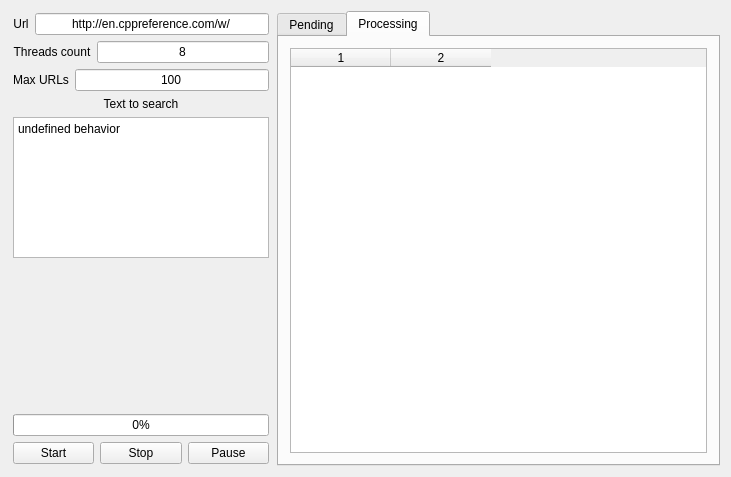
<?xml version="1.0" encoding="UTF-8"?>
<ui version="4.0">
 <class>MainWindow</class>
 <widget class="QMainWindow" name="MainWindow">
  <property name="geometry">
   <rect>
    <x>0</x>
    <y>0</y>
    <width>731</width>
    <height>477</height>
   </rect>
  </property>
  <property name="sizePolicy">
   <sizepolicy hsizetype="Preferred" vsizetype="Preferred">
    <horstretch>1</horstretch>
    <verstretch>0</verstretch>
   </sizepolicy>
  </property>
  <property name="windowTitle">
   <string>MainWindow</string>
  </property>
  <widget class="QWidget" name="widget_main">
   <layout class="QVBoxLayout" name="layout_widget_main">
    <item>
     <layout class="QHBoxLayout" name="layout_main" stretch="0,0">
      <item>
       <layout class="QVBoxLayout" name="layout_options">
        <property name="leftMargin">
         <number>2</number>
        </property>
        <property name="topMargin">
         <number>2</number>
        </property>
        <property name="rightMargin">
         <number>2</number>
        </property>
        <property name="bottomMargin">
         <number>2</number>
        </property>
        <item>
         <layout class="QHBoxLayout" name="layout_url">
          <item>
           <widget class="QLabel" name="label_url">
            <property name="text">
             <string>Url</string>
            </property>
            <property name="alignment">
             <set>Qt::AlignCenter</set>
            </property>
           </widget>
          </item>
          <item>
           <widget class="QLineEdit" name="edit_url">
            <property name="text">
             <string>http://en.cppreference.com/w/</string>
            </property>
            <property name="alignment">
             <set>Qt::AlignCenter</set>
            </property>
           </widget>
          </item>
         </layout>
        </item>
        <item>
         <layout class="QHBoxLayout" name="layout_max_threads_count">
          <item>
           <widget class="QLabel" name="label_max_threads">
            <property name="text">
             <string>Threads count</string>
            </property>
            <property name="alignment">
             <set>Qt::AlignCenter</set>
            </property>
           </widget>
          </item>
          <item>
           <widget class="QLineEdit" name="edit_max_threads">
            <property name="inputMask">
             <string/>
            </property>
            <property name="text">
             <string>8</string>
            </property>
            <property name="maxLength">
             <number>8</number>
            </property>
            <property name="alignment">
             <set>Qt::AlignCenter</set>
            </property>
           </widget>
          </item>
         </layout>
        </item>
        <item>
         <layout class="QHBoxLayout" name="layout_max_urls">
          <item>
           <widget class="QLabel" name="label_max_urls">
            <property name="text">
             <string>Max URLs</string>
            </property>
            <property name="alignment">
             <set>Qt::AlignCenter</set>
            </property>
           </widget>
          </item>
          <item>
           <widget class="QLineEdit" name="edit_max_urls">
            <property name="inputMask">
             <string/>
            </property>
            <property name="text">
             <string>100</string>
            </property>
            <property name="maxLength">
             <number>8</number>
            </property>
            <property name="alignment">
             <set>Qt::AlignCenter</set>
            </property>
           </widget>
          </item>
         </layout>
        </item>
        <item>
         <layout class="QVBoxLayout" name="layout_text_to_search">
          <item>
           <widget class="QLabel" name="label_text_to_search">
            <property name="text">
             <string>Text to search</string>
            </property>
            <property name="alignment">
             <set>Qt::AlignCenter</set>
            </property>
           </widget>
          </item>
          <item>
           <widget class="QPlainTextEdit" name="edit_text_to_search">
            <property name="sizePolicy">
             <sizepolicy hsizetype="Preferred" vsizetype="Preferred">
              <horstretch>0</horstretch>
              <verstretch>0</verstretch>
             </sizepolicy>
            </property>
            <property name="plainText">
             <string>undefined behavior</string>
            </property>
           </widget>
          </item>
          <item>
           <spacer name="spacer_text_to_search">
            <property name="orientation">
             <enum>Qt::Vertical</enum>
            </property>
            <property name="sizeType">
             <enum>QSizePolicy::MinimumExpanding</enum>
            </property>
            <property name="sizeHint" stdset="0">
             <size>
              <width>20</width>
              <height>150</height>
             </size>
            </property>
           </spacer>
          </item>
         </layout>
        </item>
        <item>
         <layout class="QVBoxLayout" name="verticalLayout">
          <item>
           <widget class="QProgressBar" name="progress">
            <property name="value">
             <number>0</number>
            </property>
           </widget>
          </item>
          <item>
           <layout class="QHBoxLayout" name="horizontalLayout">
            <item>
             <widget class="QPushButton" name="button_start">
              <property name="text">
               <string>Start</string>
              </property>
              <property name="autoRepeatDelay">
               <number>300</number>
              </property>
              <property name="autoRepeatInterval">
               <number>100</number>
              </property>
             </widget>
            </item>
            <item>
             <widget class="QPushButton" name="button_stop">
              <property name="text">
               <string>Stop</string>
              </property>
             </widget>
            </item>
            <item>
             <widget class="QPushButton" name="button_pause">
              <property name="text">
               <string>Pause</string>
              </property>
              <property name="autoRepeatDelay">
               <number>300</number>
              </property>
              <property name="autoRepeatInterval">
               <number>100</number>
              </property>
             </widget>
            </item>
           </layout>
          </item>
         </layout>
        </item>
       </layout>
      </item>
      <item>
       <widget class="QTabWidget" name="progress_tabs">
        <property name="sizePolicy">
         <sizepolicy hsizetype="Expanding" vsizetype="Expanding">
          <horstretch>1</horstretch>
          <verstretch>0</verstretch>
         </sizepolicy>
        </property>
        <property name="currentIndex">
         <number>1</number>
        </property>
        <widget class="QWidget" name="tab_pending">
         <property name="sizePolicy">
          <sizepolicy hsizetype="Maximum" vsizetype="Maximum">
           <horstretch>1</horstretch>
           <verstretch>1</verstretch>
          </sizepolicy>
         </property>
         <attribute name="title">
          <string>Pending</string>
         </attribute>
         <layout class="QVBoxLayout" name="layout_tab_pending">
          <property name="spacing">
           <number>6</number>
          </property>
          <property name="leftMargin">
           <number>9</number>
          </property>
          <property name="topMargin">
           <number>9</number>
          </property>
          <property name="rightMargin">
           <number>9</number>
          </property>
          <property name="bottomMargin">
           <number>9</number>
          </property>
          <item>
           <widget class="QListWidget" name="list_pending">
            <property name="sizePolicy">
             <sizepolicy hsizetype="Preferred" vsizetype="Preferred">
              <horstretch>0</horstretch>
              <verstretch>1</verstretch>
             </sizepolicy>
            </property>
            <property name="editTriggers">
             <set>QAbstractItemView::NoEditTriggers</set>
            </property>
            <property name="showDropIndicator" stdset="0">
             <bool>false</bool>
            </property>
            <property name="alternatingRowColors">
             <bool>true</bool>
            </property>
            <property name="selectionMode">
             <enum>QAbstractItemView::NoSelection</enum>
            </property>
           </widget>
          </item>
         </layout>
        </widget>
        <widget class="QWidget" name="tab_processing">
         <attribute name="title">
          <string>Processing</string>
         </attribute>
         <layout class="QVBoxLayout" name="layout_tab_processing">
          <item>
           <widget class="QTableWidget" name="table_processing">
            <property name="sizePolicy">
             <sizepolicy hsizetype="Preferred" vsizetype="Preferred">
              <horstretch>0</horstretch>
              <verstretch>0</verstretch>
             </sizepolicy>
            </property>
            <property name="mouseTracking">
             <bool>false</bool>
            </property>
            <property name="focusPolicy">
             <enum>Qt::NoFocus</enum>
            </property>
            <property name="contextMenuPolicy">
             <enum>Qt::NoContextMenu</enum>
            </property>
            <property name="toolTip">
             <string/>
            </property>
            <property name="statusTip">
             <string/>
            </property>
            <property name="whatsThis">
             <string/>
            </property>
            <property name="editTriggers">
             <set>QAbstractItemView::NoEditTriggers</set>
            </property>
            <property name="tabKeyNavigation">
             <bool>false</bool>
            </property>
            <property name="showDropIndicator" stdset="0">
             <bool>false</bool>
            </property>
            <property name="dragDropOverwriteMode">
             <bool>false</bool>
            </property>
            <property name="alternatingRowColors">
             <bool>true</bool>
            </property>
            <property name="selectionMode">
             <enum>QAbstractItemView::NoSelection</enum>
            </property>
            <property name="textElideMode">
             <enum>Qt::ElideMiddle</enum>
            </property>
            <property name="cornerButtonEnabled">
             <bool>false</bool>
            </property>
            <property name="rowCount">
             <number>0</number>
            </property>
            <property name="columnCount">
             <number>2</number>
            </property>
            <column/>
            <column/>
           </widget>
          </item>
         </layout>
        </widget>
       </widget>
      </item>
     </layout>
    </item>
   </layout>
  </widget>
 </widget>
 <layoutdefault spacing="6" margin="11"/>
 <resources/>
 <connections/>
</ui>
